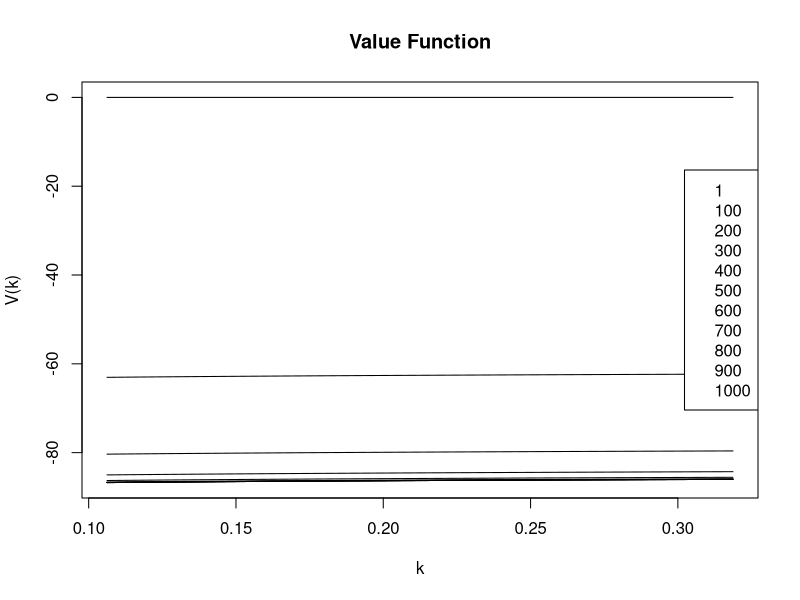
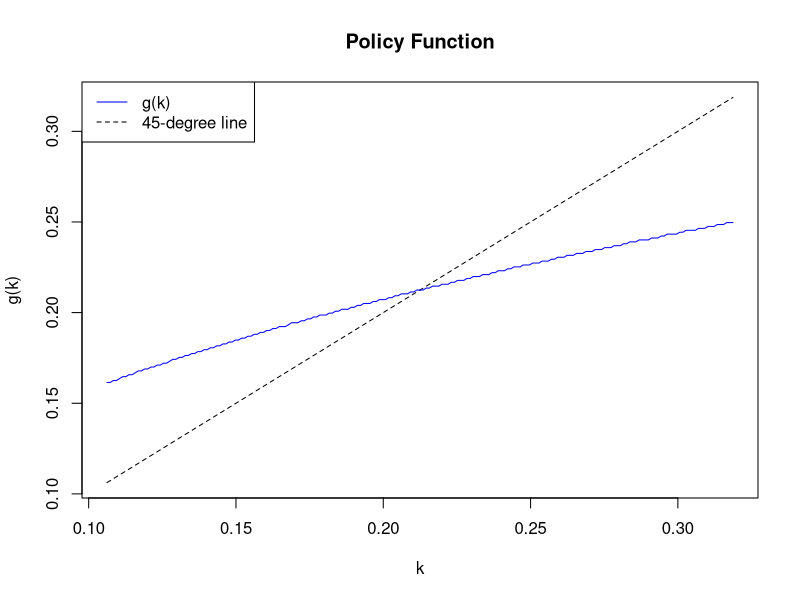

Here is the R script that generated these plots, in order:
# Base Model implementation in R.

# Assign parameter values.
alpha = 0.400
beta  = 0.987
delta = 1.000
number_of_iterations = 1000

# Calculate the steady-state level of capital.
k_steady = ((1-beta*(1-delta))/(alpha*beta*1)) ^ (1/(alpha-1))  

# Create a grid of capital values around steady-state (+/- 50%).
number_of_k_values = 201
k_low_pct = 0.50
k_high_pct = 1.50
k_values = seq(k_low_pct*k_steady, k_high_pct*k_steady, length.out=number_of_k_values)

# Initialize Value Function and Policy Function (as arrays).
Value_Function = array(0, c(number_of_iterations, number_of_k_values))
Policy_Function = array(0, c(number_of_iterations, number_of_k_values))

# Perform value function iteration.
for (iteration in 2:number_of_iterations)
  {
    for (kt0_index in 1:number_of_k_values)       # for each level of starting capital...
    {
      # Variables to store candidate optimal values for Value Function and Policy Function.
      v_max = -Inf
      kt1_optimal = 0
     
         for (kt1_index in 1:number_of_k_values)  # ...check all next period capital choices
         {
           # Get capital values from index.
           kt0 = k_values[kt0_index]
           kt1 = k_values[kt1_index]
           
           # Calculate value of Value Function for given starting capital and next period capital choice.
           new_value_function_value = log((kt0^alpha) + (1-delta)*kt0 - kt1) + beta*Value_Function[iteration-1, kt1_index]
           
           # Check if this capital choice gives highest Value Function value.
           if (new_value_function_value > v_max)
           {
             # Update candidate values.
             v_max = new_value_function_value
             kt1_optimal = kt1
           }
         }
     
     # Update Value Function and Policy Function with optimal values.
     Value_Function[iteration, kt0_index] = v_max
     Policy_Function[iteration, kt0_index] = kt1_optimal
     }
}

# Plot various iterations of the Value Function.
plot(c(min(k_values),max(k_values)), c(min(Value_Function),max(Value_Function)), type="l", col="white", # hidden values to establish plot size
     main = "Value Function", xlab="k", ylab="V(k)")
lines(k_values, Value_Function[1,])
for (iteration in seq(number_of_iterations/10,number_of_iterations, number_of_iterations/10))
{
  lines(k_values, Value_Function[iteration,])
}
legend("right", legend = c(1,seq(number_of_iterations/10,number_of_iterations, number_of_iterations/10)))

# Plot final Policy Function.
plot(k_values, k_values, type="l", lty=2, col="black",
     main = "Policy Function", xlab = "k", ylab = "g(k)")
lines(k_values, Policy_Function[number_of_iterations,], col="blue")
legend("topleft", legend = c("g(k)", "45-degree line"), col=c("blue","black"), lty=c(1,2))
